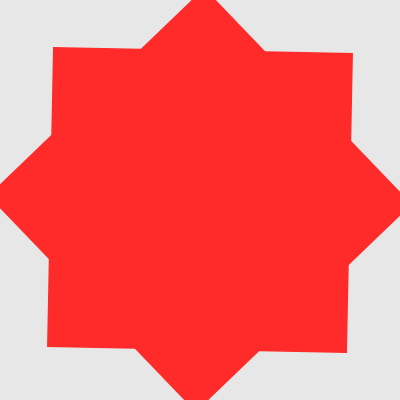
Frame 1 (no input)
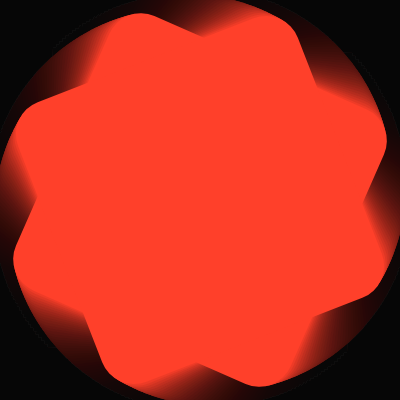
Frame 60 (no input)
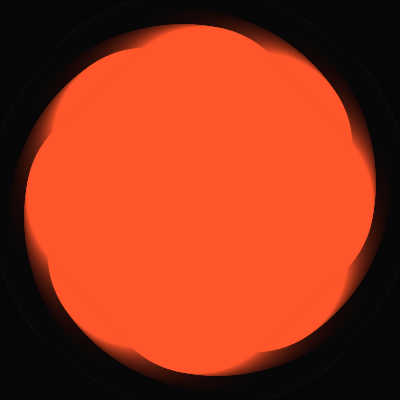
Frame 120 (the mouse pressed at the canvas centre since frame 60)

The p5.js sketch that drew these frames (run headless with seeded random() and noise() and a simulated clock; from frame 60 on, the mouse is pressed at the canvas centre):

// p5.js sketch
// ── sketch.js
function setup() {
  createCanvas(400, 400);
}
let j = 0

function draw() {
  background(0,24);
  rectMode(CENTER)
  colorMode(HSB,360)
  noStroke()
  fill(255)
  
  //ellipse(width/2,height/2,40)
  let x = frameCount*0.01
  let size = 300
  let fx = size/2.8*pow(sin(x),2)
  translate(width/2,height/2)
  //if(fx < size*0.5){
    rotate(x*2)
  //}
  rotate(PI/4)
  fill((frameCount*0.1)%360,300,360)
  rect(0,0,size,size,fx)
  //rotate(PI/4)
  rotate(-PI/4)
  //translate(-width/2,-height/2)
  //fill(255)
  rect(0,0,size,size,fx)
  
}
